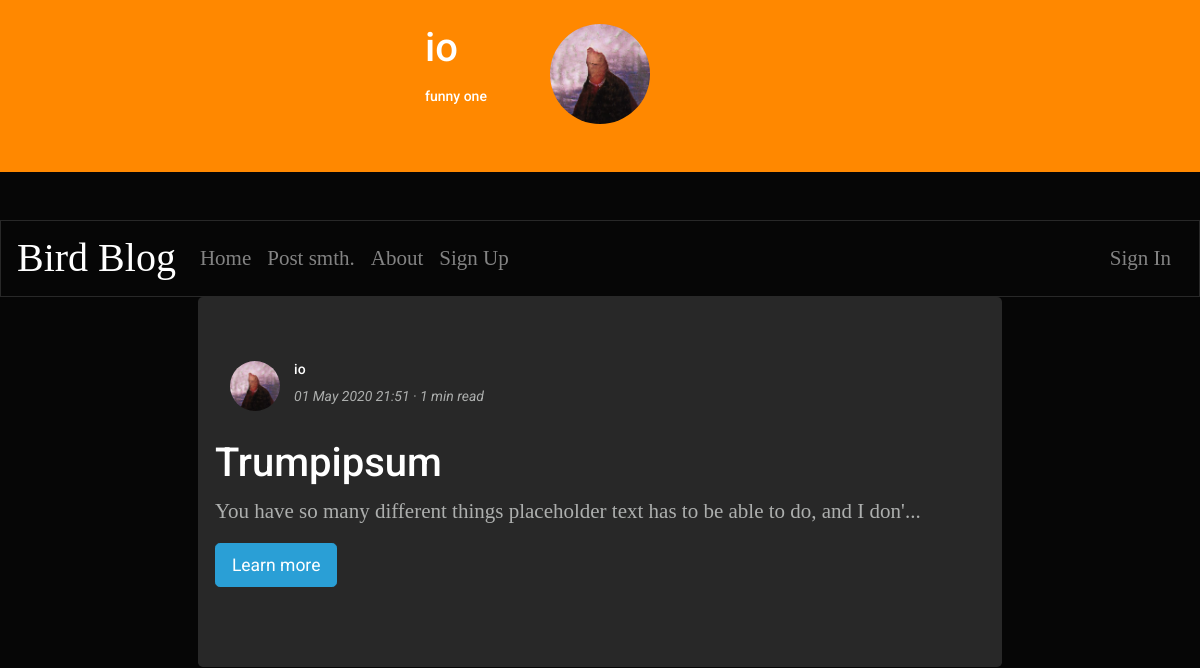
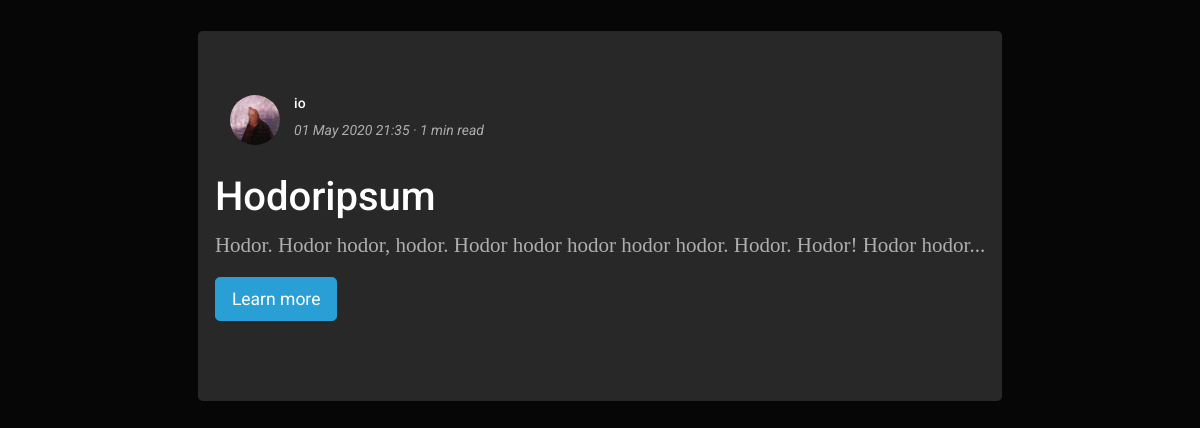
/id/io, run on an earlier commit of the app's database (2 pictures, top to bottom).
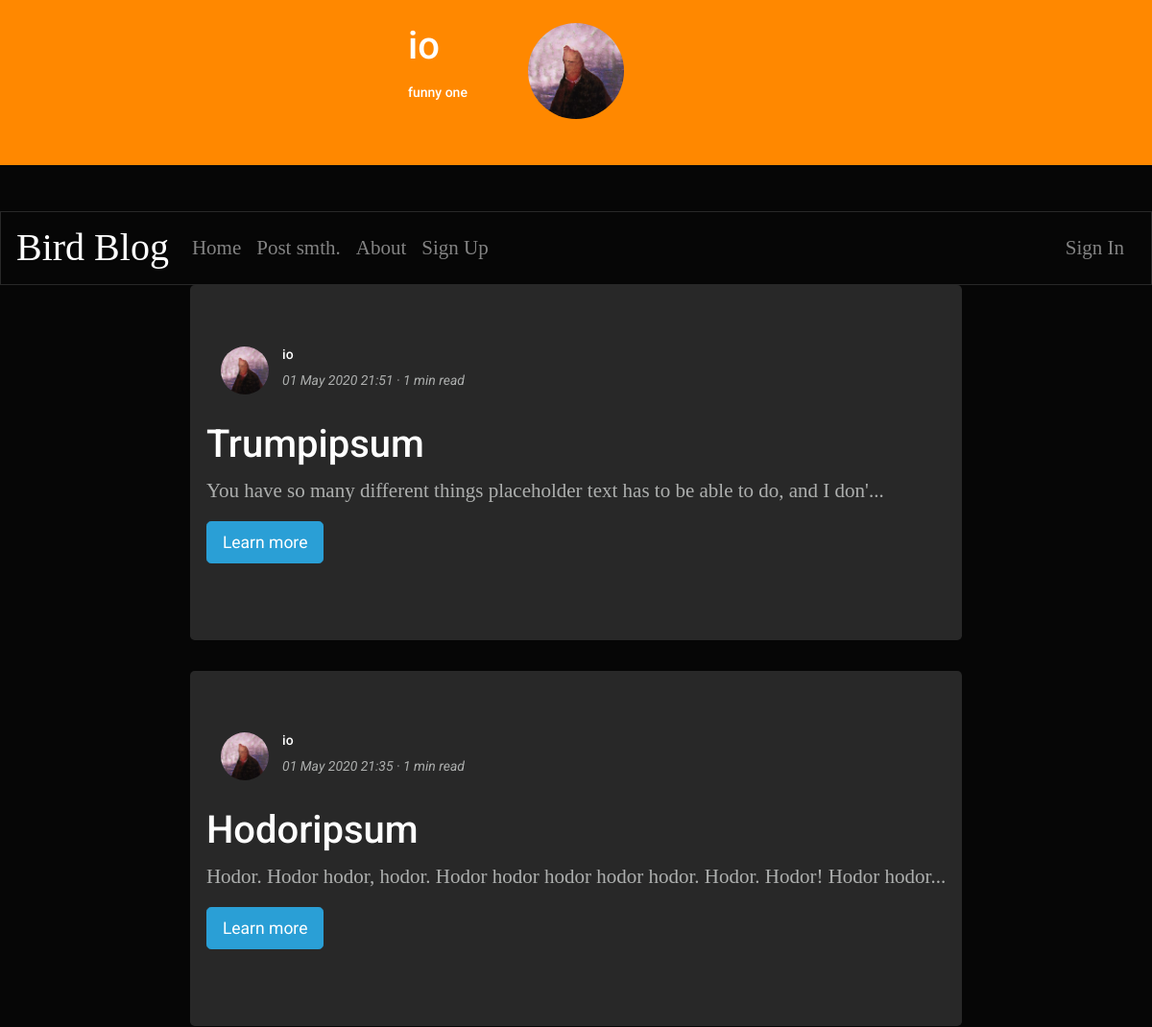
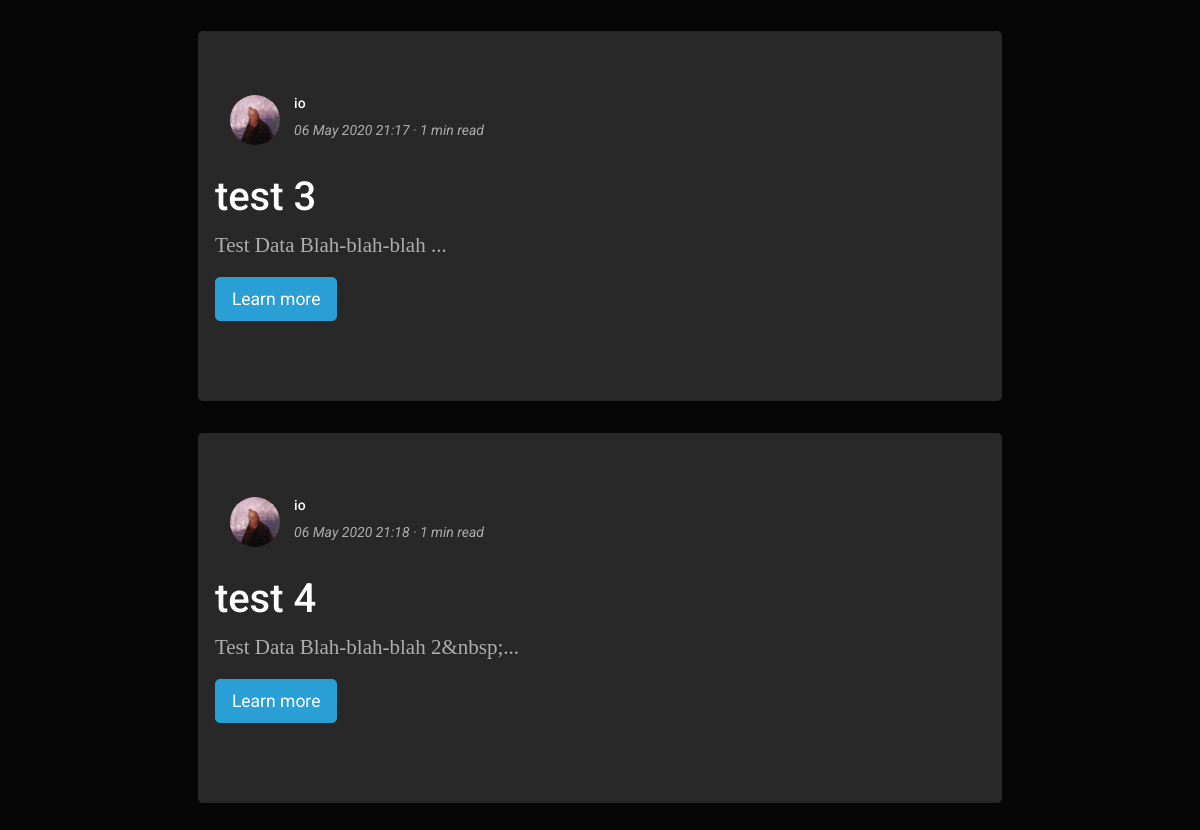
And on a later commit of the database (2 pictures, top to bottom).
### tables this page shows
CREATE TABLE "texts" (
	"ID"	INTEGER,
	"textName"	TEXT,
	"textContent"	TEXT,
	"author"	TEXT,
	"date"	TEXT,
	"rating"	INTEGER,
	"dateComputer"	INTEGER
);

### server.py (the view)
@app.route('/id/<userID>')
def user(userID):
    try:
        yourPage = False
        f = open("dev_output.txt", "a")
        connTexts = sqlite3.connect("texts.db")
        g = connTexts.cursor()
        conn = sqlite3.connect("userData.db")
        c = conn.cursor()
        temp = "images/users/{}.jpg".format(userID)
        imageLink = url_for('static', filename=temp)
        about = c.execute("SELECT about FROM `userData` WHERE nick=?;", (userID,))
        about = about.fetchall()
        about = str(about)
        about = about[about.find("'")+1:about.rfind("'")]
        fullPostData = g.execute("SELECT * FROM `texts` WHERE author=?;", (userID,))
        fullPostData = fullPostData.fetchall()
        f.write(str(fullPostData[0]))
        if "user" in session:
            if session["user"] == userID:
                yourPage = True
        conn.commit()
        conn.close()
        connTexts.commit()
        connTexts.close()
        f.close()
        return render_template("userPage.html", bootstrapTheme=bootstrapTheme, nick=userID, imageLink=imageLink, about=about, fullPostData=fullPostData, yourPage=yourPage)
    except IndexError:
        abort(404)

### templates/userPage.html (shortened to what this page needs)
<!DOCTYPE html>
<html>
    <head>
        {% include '/styles.html' %}
    </head>
    <body>
        <div class="pt-4 bg-warning">
            <div class="row mb-5" >
                <div class="col-md"></div>
                <div class="col-md">
                    <div class = "container" >
                        <div class = "row mb-5">
                            <div class="col-md">
                            <h3>{{nick}}</h3>
                            <p><h6>{{about}}</h6></p>
                            </div>
                            <div class="col-md"><img src = {{imageLink}} alt="" class="round" width="100" height="100"></div>
                            <div class="col-md"></div>
                        </div>
                    </div>
                </div>
                <div class="col-md"></div>
                </div>
            </div>
        {% include 'header.html' %}
        <div class="row mb-5" >
            <div class="col-md"></div>
                <div class = "center-block" >
                    {% block poster %}
                    {% for post in fullPostData %}
                        <div class = "jumbotron">
                            <div class = "row">
                                <div class="col-md-1">
                                    <img src = {{imageLink}} alt="" class="round" width="50" height="50">
                                </div>
                                <div class="col-md-5">
                                    <h6>{{ post[3] }}</h6>
                                    <p><i>{{ post[4] }} · {{(post|length / 1500)|round(0, "ceil")|int}} min read</i></p>
                                </div>
                            </div>
                            <div class = "row">
                                <p><h3>{{ post[1] }}</h3></p>
                            </div>
                            <div class = "row">
                                {% if post[2]|length > 83 %}
                                    <p class = "serif">{{ post[2][:83] }}...</p>
                                {% else %}
                                    <p class = "serif">{{ post[2]}}...</p>
                                {% endif %}
                            </div>
                            <div class = "row">
                                <p class="lead">
                                    <a class="btn btn-primary btn-lg" href="/texts/{{post[0]}}" role="button">Learn more</a>
                                </p>
                            </div>
                        </div>
                    {% endfor %}
                    {% endblock %}
                </div>
            <div class="col-md text-center">
            </div>
        </div>
    </body>
</html>

### templates/styles.html (shortened to what this page needs)
<link href="https://stackpath.bootstrapcdn.com/bootswatch/4.4.1/cyborg/bootstrap.min.css" rel="stylesheet">

### templates/header.html (shortened to what this page needs)
<nav class="navbar navbar-expand-lg navbar-dark bg-dark">
    <a class="navbar-brand serifh1" href="/index">Bird Blog</a>
    <div class="collapse navbar-collapse" id="navbarColor02">
      <ul class="navbar-nav mr-auto">
        {% if titleName == "index" %}
          <li class="nav-item active">
            <a class="nav-link serif" href="/index">Home <span class="sr-only">(current)</span></a>
          </li>
        {% else %}
        <li class="nav-item ">
          <a class="nav-link serif " href="/index">Home <span class="sr-only">(current)</span></a>
        </li>
        {% endif %}
        {% if titleName == "signIn" %}
        <li class="nav-item active">
          <a class="nav-link serif" href="/editor">Post smth.<span class="sr-only">(current)</span></a>
        </li>
        {% else %}
        <li class="nav-item">
          <a class="nav-link serif" href="/editor">Post smth.</a>
        </li>
        {% endif %}
        {% if titleName == "about" %}
        <li class="nav-item active">
          <a class="nav-link serif" href="about">About <span class="sr-only">(current)</span></a>
        </li>
        {% else %}
        <li class="nav-item">
          <a class="nav-link serif" href="about">About</a>
        </li>
        {% endif %}
        {% if titleName == "signUp" %}
        <li class="nav-item active">
          <a class="nav-link serif" href="/register">Sign Up<span class="sr-only">(current)</span></a>
        </li>
        {% else %}
        <li class="nav-item">
          <a class="nav-link serif" href="/register">Sign Up</a>
        </li>
        {% endif %}
      </ul>
        {% if "user" in session %}
        <div class="dropdown">
          <button class="btn btn-secondary dropdown-toggle" type="button" id="dropdownMenuButton" data-toggle="dropdown" aria-haspopup="true" aria-expanded="false">
            <img src = {{ session[ "icon" ] }} alt="" class="round" width="40" height="40">
          </button>
          <div class="dropdown-menu" aria-labelledby="dropdownMenuButton">
            <a class="dropdown-item" href="id/{{ session[ "user" ] }}">My page</a>
            <a class="dropdown-item" href="/editor">Write a post</a>
            <a class="dropdown-item" href="/logout">logout</a>
          </div>
        </div>
        {% else %}
        <div class="d-flex flex-row-reverse">
          <ul class="navbar-nav p-1">
            {% if titleName == "login" %}
              <li class="nav-item active"></li>
                <a class="nav-link serif" href="/login">Sign In <span class="sr-only">(current)</span></a>
              </li>
            {% else %}
            <li class="nav-item ">
              <a class="nav-link serif " href="/login">Sign In <span class="sr-only">(current)</span></a>
            </li>
            {% endif %}
          </ul>
          {% endif %}
        </div>
    </div>
  </nav>

### templates/styles.html (style rules this page uses)
.serif { font-family: Georgia, 'Times New Roman', Times, serif; font-size: 21px; line-height: 32px; font-weight: 400; }
.serifh1 { font-family: Georgia, 'Times New Roman', Times, serif; font-size: 40px; line-height: 48px; font-weight: 400; }
.round { border-radius: 100px; }
html, body { max-width: 100%; overflow-x: hidden; }

What changed in the data, as far as the page shows it:
added texts: author "io", date "06 May 2020 21:17", value "1", textName "test 3", textContent "Test Data Blah-blah-blah"
added texts: author "io", date "06 May 2020 21:18", value "1", textName "test 4", textContent "Test Data Blah-blah-blah 2&nbsp;"
